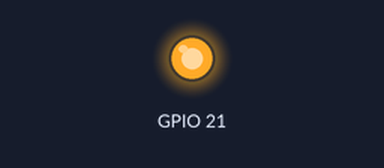
Simulated run of this program. Board: Raspberry Pi (BCM pin numbers). Shown: output pins drawn as LEDs (lit = HIGH). What the program prints to the terminal is not drawn. At 3.0 s the program stops and its outputs stay as they are.

Above: at 0.1 s.
At 3.1 s:
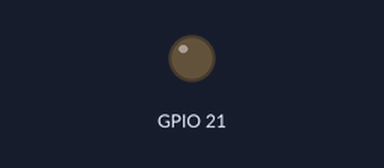
Timing chart, 0 to 4.5 s (numbered marks = the images above):
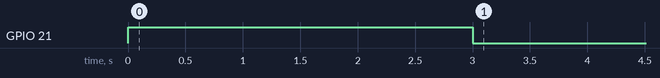

The program:

falling.py
```python
#!/usr/bin/python3

import RPi.GPIO as GPIO

import time

GPIO.setmode(GPIO.BCM)

GPIO.setup(21,GPIO.OUT,initial=GPIO.HIGH)

print ("ready? falling coming in 3 seconds")
time.sleep(3)

GPIO.output(21,GPIO.LOW)
time.sleep(0.01)
#GPIO.output(21,GPIO.LOW)

GPIO.cleanup()
```

Measured:
- by itself, GPIO 21: LOW → HIGH at 0.00 s, → LOW 3.0 s later
